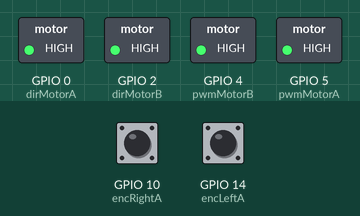
Bench run of a sketch on a simulated ESP8266 (NodeMCU). On the bench: switched loads named in the sketch (green lamp = pin HIGH). The test bench sets the inputs (shaded band); at power-on: GPIO 10 (encRightA) HIGH, GPIO 14 (encLeftA) HIGH. What the sketch prints to the serial monitor is not drawn.

Above: at 0.1 s.
Timing chart, 0 to 1.6 s (numbered marks = the images above):
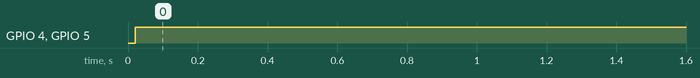

Measured:
- by itself, GPIO 4 (pwmMotorB), GPIO 5 (pwmMotorA): LOW → HIGH at 0.02 s

The sketch:

pengujian_maju_taeget-Leader.ino
```cpp
#define GEAR_RATIO 100
#define PPR 7

volatile long pulseCountLeft = 0;
volatile long pulseCountRight = 0;

// ENCODER
const byte encLeftA  = 14;   // D5
const byte encLeftB  = 12;   // D6
const byte encRightA = 10;   // SD3
const byte encRightB = 13;   // D7

// MOTOR
const int pwmMotorA = 5;   // kiri
const int pwmMotorB = 4;   // kanan
const int dirMotorA = 0;
const int dirMotorB = 2;

// PARAMETER FISIK
const double wheelRadiusMeters = 0.022;
const double wheelBaseMeters   = 0.047;

const double DIST_PER_TICK =
  (2.0 * PI * wheelRadiusMeters) / (PPR * GEAR_RATIO);

// TARGET & TOLERANSI (SEMUA DALAM METER)
const double TARGET_DISTANCE = 0.10;   // cm
const double DIST_TOLERANCE  = 0.002;  // mm
const double SLOW_DOWN_DIST  = 0.03;   // cm
bool motionDone = false;

// ODOMETRI
double theta_deg = 0.0;
double totalDistance = 0.0;
double K_THETA = 0.50;

long lastLeft = 0;
long lastRight = 0;

// PID
int pwmKiri = 0;
int pwmKanan = 0;

float targetRPM_kiri  = 50;
float targetRPM_kanan = 50;

// PID kanan
double error_kanan, lastError_kanan, integral_kanan;
double Kp_kanan = 3.5, Ki_kanan = 0.04, Kd_kanan = 0.06;

// PID kiri
double error_kiri, lastError_kiri, integral_kiri;
double Kp_kiri = 3.15, Ki_kiri = 0.03, Kd_kiri = 0.05;

// TIMING
unsigned long lastControlTime = 0;
const unsigned long controlInterval = 20;
float dt = controlInterval / 1000.0;

// ISR
void ICACHE_RAM_ATTR isrLeftA() {
  pulseCountLeft += digitalRead(encLeftB) ? 1 : -1;
}
void ICACHE_RAM_ATTR isrRightA() {
  pulseCountRight += digitalRead(encRightB) ? 1 : -1;
}

// NORMALISASI SUDUT
double normalizeAngleDeg(double ang) {
  while (ang < 0) ang += 360.0;
  while (ang >= 360.0) ang -= 360.0;
  return ang;
}

void setup() {
  Serial.begin(115200);

  pinMode(encLeftA, INPUT_PULLUP);
  pinMode(encLeftB, INPUT_PULLUP);
  pinMode(encRightA, INPUT_PULLUP);
  pinMode(encRightB, INPUT_PULLUP);

  pinMode(pwmMotorA, OUTPUT);
  pinMode(pwmMotorB, OUTPUT);
  pinMode(dirMotorA, OUTPUT);
  pinMode(dirMotorB, OUTPUT);

  digitalWrite(dirMotorA, HIGH);
  digitalWrite(dirMotorB, HIGH);

  attachInterrupt(digitalPinToInterrupt(encLeftA), isrLeftA, RISING);
  attachInterrupt(digitalPinToInterrupt(encRightA), isrRightA, RISING);

  Serial.println("Robot maju 10 cm | PID + Odometri + Toleransi");
}

void loop() {
  unsigned long now = millis();
  if (now - lastControlTime < controlInterval) return;
  lastControlTime = now;

  noInterrupts();
  long left  = pulseCountLeft;
  long right = pulseCountRight;
  interrupts();

  long dL = left - lastLeft;
  long dR = right - lastRight;
  lastLeft = left;
  lastRight = right;

  // ODOMETRI
  double distL = dL * DIST_PER_TICK;
  double distR = dR * DIST_PER_TICK;
  totalDistance += (distL + distR) / 2.0;

  double dTheta = ((distR - distL) / wheelBaseMeters) * K_THETA;
  theta_deg = normalizeAngleDeg(theta_deg + dTheta * 180.0 / PI);

  double remainingDist = TARGET_DISTANCE - totalDistance;

  // PERLAMBATAN
  if (remainingDist <= SLOW_DOWN_DIST && remainingDist > DIST_TOLERANCE && !motionDone) {
    targetRPM_kiri = 25;
    targetRPM_kanan = 25;
  }

  // STOP
  if (remainingDist <= DIST_TOLERANCE && !motionDone) {
    targetRPM_kiri = 0;
    targetRPM_kanan = 0;
    integral_kiri = 0;
    integral_kanan = 0;
    motionDone = true;
  }

  if (motionDone) {
    analogWrite(pwmMotorA, 0);
    analogWrite(pwmMotorB, 0);
    return;
  }

  // HITUNG RPM
  float rpmL = ((dL / dt) * 60.0) / (PPR * GEAR_RATIO);
  float rpmR = ((dR / dt) * 60.0) / (PPR * GEAR_RATIO);

  // PID
  double outL = Kp_kiri * (targetRPM_kiri - rpmL);
  double outR = Kp_kanan * (targetRPM_kanan - rpmR);

  pwmKiri  = constrain((int)((outL / 125.0) * 255), 0, 255);
  pwmKanan = constrain((int)((outR / 125.0) * 255), 0, 255);

  analogWrite(pwmMotorA, pwmKiri);
  analogWrite(pwmMotorB, pwmKanan);

  Serial.print("Dist=");
  Serial.print(totalDistance, 4);
  Serial.print(" m | Rem=");
  Serial.print(remainingDist, 4);
  Serial.print(" m | θ=");
  Serial.print(theta_deg, 2);
  Serial.println("°");
}
```
